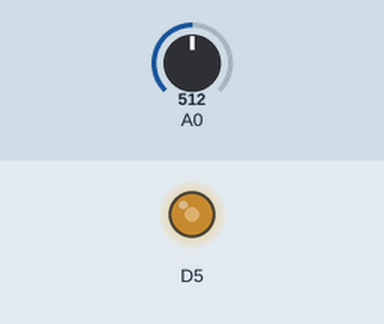
The sketch below on a simulated ESP8266 (NodeMCU). Shown: output pins drawn as LEDs (lit = HIGH). The test bench sets the inputs (shaded band); at power-on: A0 = 512.

Above: at 1.2 s.
1.3 s: A0 set to 716
At 2.1 s:
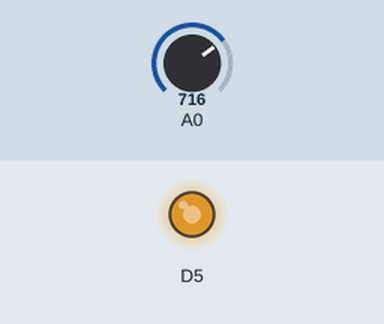
2.8 s: A0 set to 900
At 3.2 s:
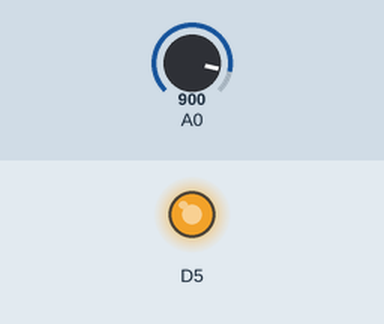
4.3 s: A0 set to 122
At 5.5 s:
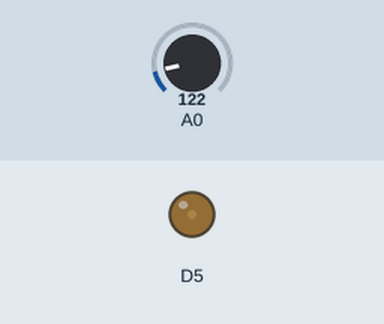
5.8 s: A0 set to 0
At 6.7 s:
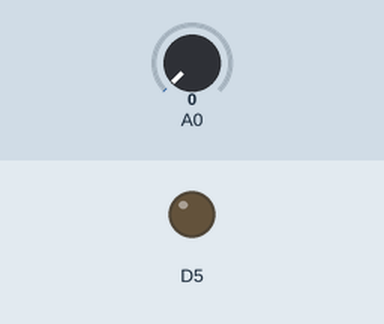
Timing chart, 0 to 8.3 s (numbered marks = the images above; inputs shaded):
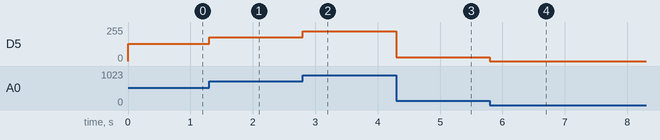

Measured:
- after the input at 1.3 s, D5: 128/255 → 179/255 at once
- after the input at 2.8 s, D5: 179/255 → 225/255 at once
- after the input at 4.3 s, D5: 225/255 → 30/255 at once
- after the input at 5.8 s, D5: 30/255 → 0/255 at once

The sketch:

4b_Analog_IO.ino
```cpp
void setup(){
    pinMode(D5, OUTPUT);
}

void loop(){
    analogWrite(D5, analogRead(A0)/4);
}
```
